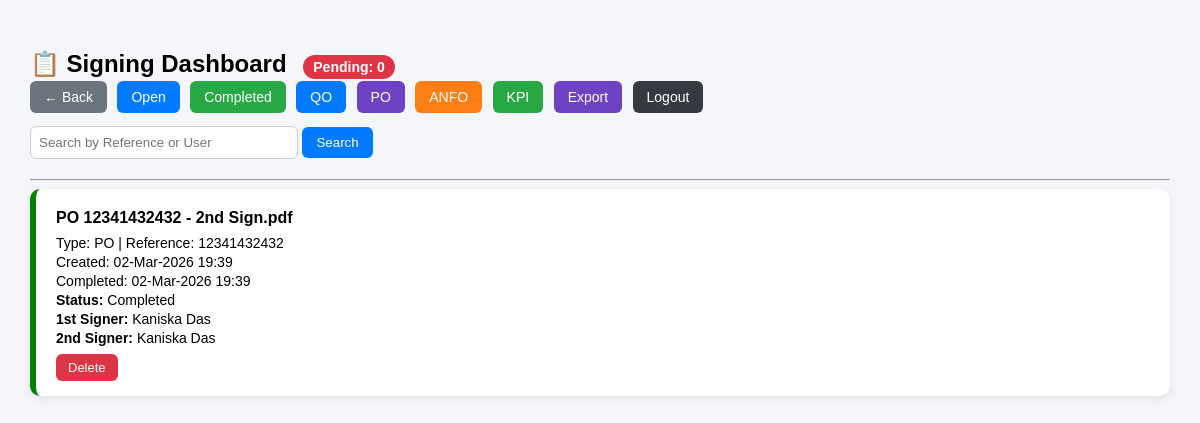
Screenshot of /dashboard?filter=po (signed in) with the database file from the repository.
### app.py (models this page shows)
class Document(db.Model):
    id = db.Column(db.Integer, primary_key=True)
    filename = db.Column(db.String(200))
    reference = db.Column(db.String(100))
    status = db.Column(db.String(100))
    doc_type = db.Column(db.String(50))
    signer1 = db.Column(db.String(100))
    signer2 = db.Column(db.String(100))
    created_at = db.Column(db.DateTime, default=lambda: datetime.datetime.now())  # ✅ fixed time
    completed_at = db.Column(db.DateTime, nullable=True)

### app.py (the view, shortened to what this page needs)
@app.route('/dashboard')
@login_required
def dashboard():
    filter_type = request.args.get("filter", "open")
    search_query = request.args.get("search", "").strip()
    now = datetime.datetime.now()  # ✅ local time
    two_min_ago = now - datetime.timedelta(minutes=2)
    query = Document.query
    if filter_type == "open":
        query = query.filter(
            (Document.status.contains("Awaiting")) |
            (
                (Document.completed_at != None) &
                (Document.completed_at >= two_min_ago)
            )
        )
    elif filter_type == "completed":
        query = query.filter(Document.completed_at != None)
    elif filter_type == "qo":
        query = query.filter(Document.doc_type == "QO")
    elif filter_type == "po":
        query = query.filter(Document.doc_type == "PO")
    elif filter_type == "anfo":
        query = query.filter(Document.doc_type == "ANFO")
    documents = query.order_by(Document.created_at.desc()).all()
    pending_count = Document.query.filter(
        Document.status.contains("Awaiting")
    ).count()
    return render_template(
        "dashboard.html",
        documents=documents,
        pending_count=pending_count,
        filter_type=filter_type,
        search_query=search_query
    )

### app.py (called while the page is built)
@login_manager.user_loader
def load_user(user_id):
    return User.query.get(int(user_id))

### templates/dashboard.html (shortened to what this page needs)
<!DOCTYPE html>
<html>
<head>
</head>
<body>
<h2>
    📋 Signing Dashboard
    <span class="badge">Pending: {{ pending_count }}</span>
</h2>
<div class="top-buttons">
    <a href="/" class="btn-gray">← Back</a>
    <a href="/dashboard?filter=open" class="btn-blue">Open</a>
    <a href="/dashboard?filter=completed" class="btn-green">Completed</a>
    <a href="/dashboard?filter=qo" class="btn-blue">QO</a>
    <a href="/dashboard?filter=po" class="btn-purple">PO</a>
    <a href="/dashboard?filter=anfo" class="btn-orange">ANFO</a>
    <a href="/kpi" class="btn-green">KPI</a>
    <a href="/export" class="btn-purple">Export</a>
    <a href="/logout" class="btn-dark">Logout</a>
</div>
<div class="search-box">
    <form method="get" action="/dashboard">
        <input type="text" name="search" placeholder="Search by Reference or User"
               value="{{ search_query }}">
        <button type="submit" class="btn-blue">Search</button>
    </form>
</div>
<hr>
{% if documents %}
    {% for doc in documents %}
        <div class="case-card {% if doc.completed_at %}completed{% else %}open{% endif %}">
            <div class="case-title">
                {{ doc.filename }}
            </div>
            <div class="info-line">
                Type: {{ doc.doc_type }} |
                Reference: {{ doc.reference }}
            </div>
            <div class="info-line">
                Created: {{ doc.created_at.strftime('%d-%b-%Y %H:%M') }}
            </div>
            {% if doc.completed_at %}
            <div class="info-line">
                Completed: {{ doc.completed_at.strftime('%d-%b-%Y %H:%M') }}
            </div>
            {% endif %}
            <div class="info-line">
                <strong>Status:</strong> {{ doc.status }}
            </div>
            <div class="info-line">
                <strong>1st Signer:</strong> {{ doc.signer1 }}
            </div>
            <div class="info-line">
                <strong>2nd Signer:</strong>
                {% if doc.signer2 %}
                    {{ doc.signer2 }}
                {% else %}
                    Pending
                {% endif %}
            </div>
            <div class="actions">
                <a href="/delete/{{ doc.id }}"
                   class="btn-red"
                   onclick="return confirm('Are you sure you want to delete this case?');">
                   Delete
                </a>
            </div>
        </div>
    {% endfor %}
{% else %}
    <p>No cases found.</p>
{% endif %}
</body>
</html>

### templates/dashboard.html (style rules this page uses)
body { font-family: Arial, sans-serif; background-color: #f4f6f9; margin: 0; padding: 30px; }
h2 { margin-bottom: 10px; }
.badge { background: #dc3545; color: white; padding: 4px 10px; border-radius: 20px; font-size: 14px; margin-left: 10px; }
.top-buttons a { text-decoration: none; padding: 8px 14px; border-radius: 6px; margin-right: 6px; font-size: 14px; color: white; }
.btn-blue { background: #007bff; }
.btn-green { background: #28a745; }
.btn-purple { background: #6f42c1; }
.btn-orange { background: #fd7e14; }
.btn-dark { background: #343a40; }
.btn-gray { background: #6c757d; }
.btn-red { background: #dc3545; }
.search-box { margin: 20px 0; }
input[type="text"] { padding: 8px; width: 250px; border-radius: 6px; border: 1px solid #ccc; }
button { padding: 8px 14px; border-radius: 6px; border: none; cursor: pointer; color: white; }
.case-card { background: white; padding: 20px; border-radius: 10px; margin-bottom: 20px; box-shadow: 0 3px 8px rgba(0,0,0,0.08); }
.case-card.completed { border-left: 6px solid green; }
.case-title { font-weight: bold; font-size: 16px; margin-bottom: 8px; }
.info-line { font-size: 14px; margin-bottom: 3px; }
.actions { margin-top: 12px; }
.actions a { text-decoration: none; padding: 6px 12px; border-radius: 6px; margin-right: 6px; font-size: 13px; color: white; }

### rows the page displays
Document: filename "PO 12341432432 - 2nd Sign.pdf", doc_type "PO", reference "12341432432", created_at "02-Mar-2026 19:39", completed_at "02-Mar-2026 19:39", status "Completed", signer1 "Kaniska Das", signer2 "Kaniska Das"

### other values shown
{{ pending_count }} "0"
